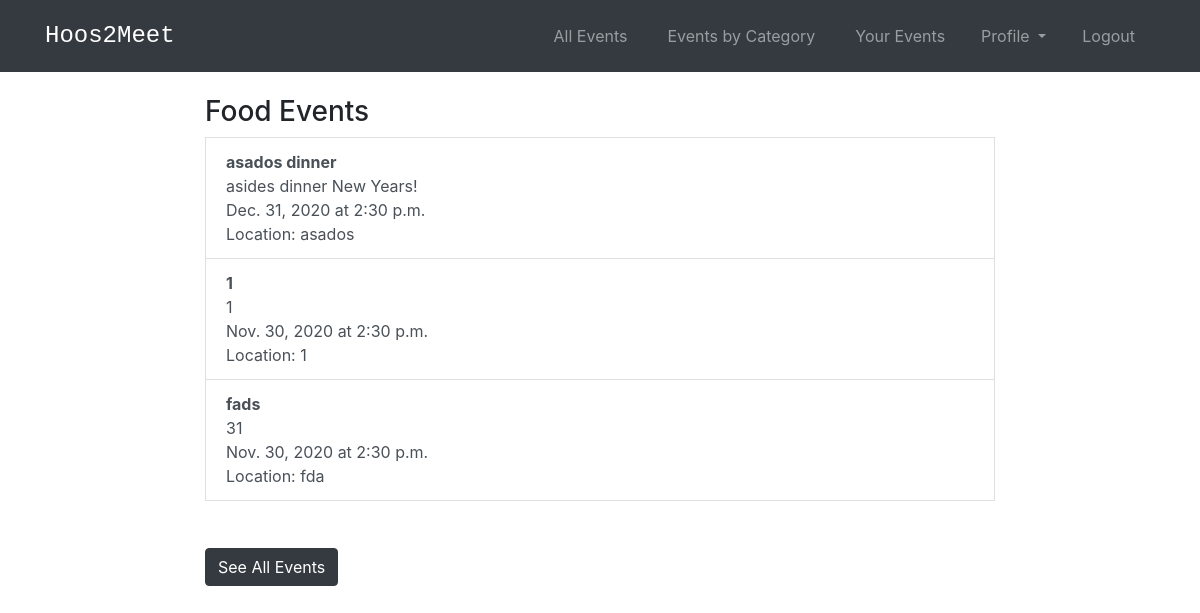
The page /events/category/Food/ (signed in) on the database as committed earlier.
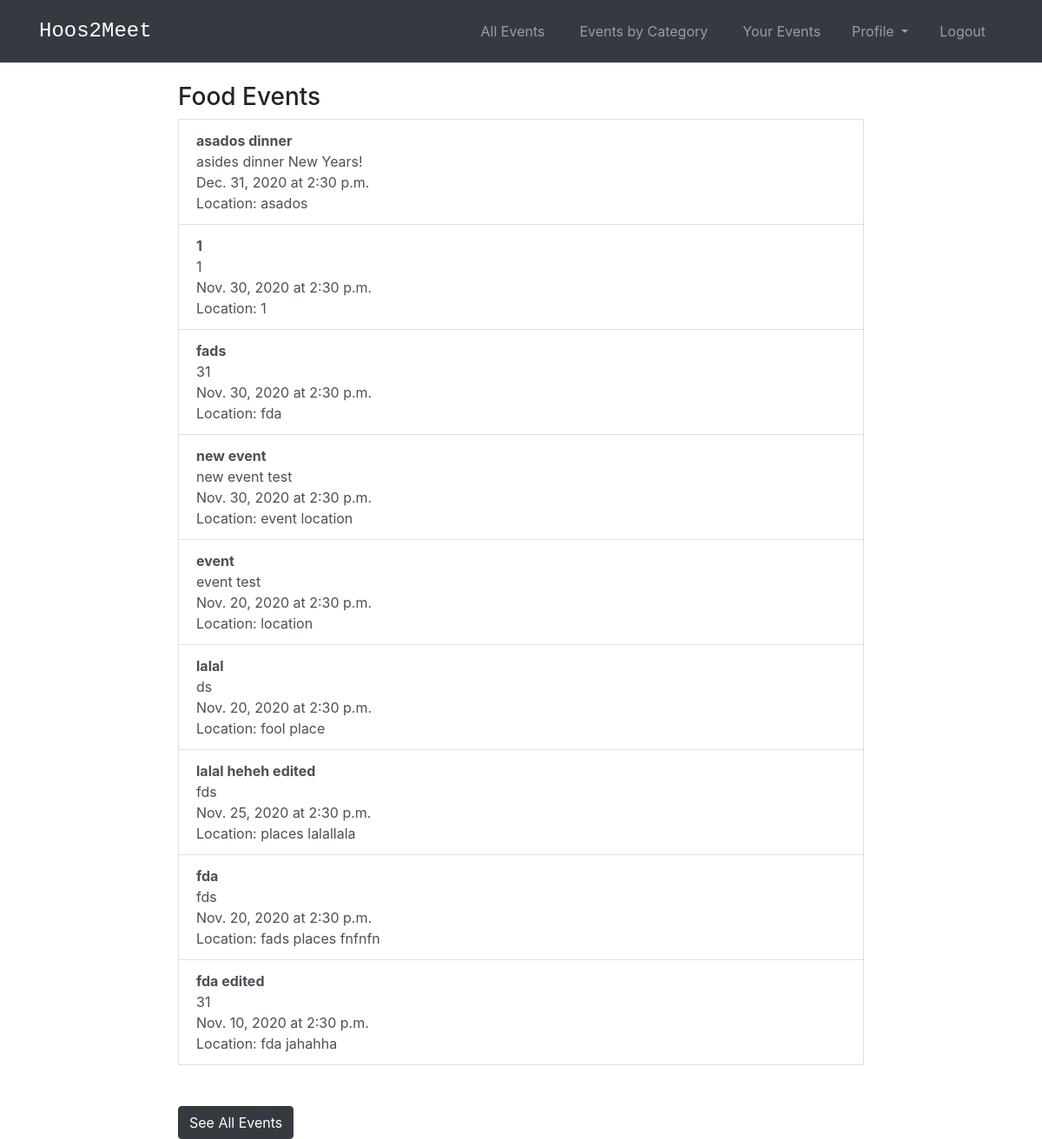
The same page on the database as committed later.
### events/models.py (models this page shows, shortened)
class Event(models.Model):
    title_text = models.CharField("Event Name", max_length=255)
    location_text = models.CharField("Location", max_length=100)
    date = models.DateField(default=datetime.date.today)
    time = models.TimeField(default = '14:30',help_text="Enter in 24 hour format (eg - 2:45 or 16:45)")
    category_text = models.CharField("Category", max_length=255,default = 'Uncategorized')
    description_text = models.CharField("Description", max_length=200)
    organizer = models.ForeignKey(User, default = 1, on_delete=models.CASCADE)
    location=PlacesField()
    """"
    def get_absolute_url(self):
        return reverse('events:detail', kwargs={'pk': self.pk})
    """

### events/views.py (the view)
# urls.py: path('category/<str:cats>/', views.CategoryView, name='category'),
def CategoryView(request, cats):
    category_events = Event.objects.filter(category_text=cats)
    return render(request, 'events/categories.html', {'cats':cats, 'category_events':category_events})

### events/templates/events/categories.html (shortened to what this page needs)
<!DOCTYPE html>
<head>
  {% extends 'base.html' %}
  {% load static %}
  {% load socialaccount %}
{% block content %}
{% if user.is_authenticated %}
{% if category_events %}
    <h3>{{ cats }} Events </h3>
    {% for event in category_events %}
        <a href="{% url 'events:detail' event.id %}" class = 'list-group-item list-group-item-action'><b>{{event.title_text}}</b><br> {{event.description_text}}<br>{{event.date}} at {{event.time}}<br>Location: {{event.location_text}}</a></li>
    {% endfor %}
{% else %}
    <h3>No Events in {{cats}} Category</h3>
{% endif %}
<br><br>
<a class="btn btn-dark" href="{% url 'events:event_list' %}">See All Events</a></li>
{% endif %}
{% endblock %}

Rows that differ between the two databases and show on the page:
added Event: title_text "new event", description_text "new event test", date "Nov. 30, 2020", time "2:30 p.m.", location_text "event location"
added Event: title_text "event", description_text "event test", date "Nov. 20, 2020", time "2:30 p.m.", location_text "location"
added Event: title_text "lalal", description_text "ds", date "Nov. 20, 2020", time "2:30 p.m.", location_text "fool place"
added Event: title_text "lalal heheh edited", description_text "fds", date "Nov. 25, 2020", time "2:30 p.m.", location_text "places lalallala"
added Event: title_text "fda", description_text "fds", date "Nov. 20, 2020", time "2:30 p.m.", location_text "fads places fnfnfn"
added Event: title_text "fda edited", description_text "31", date "Nov. 10, 2020", time "2:30 p.m.", location_text "fda jahahha"
